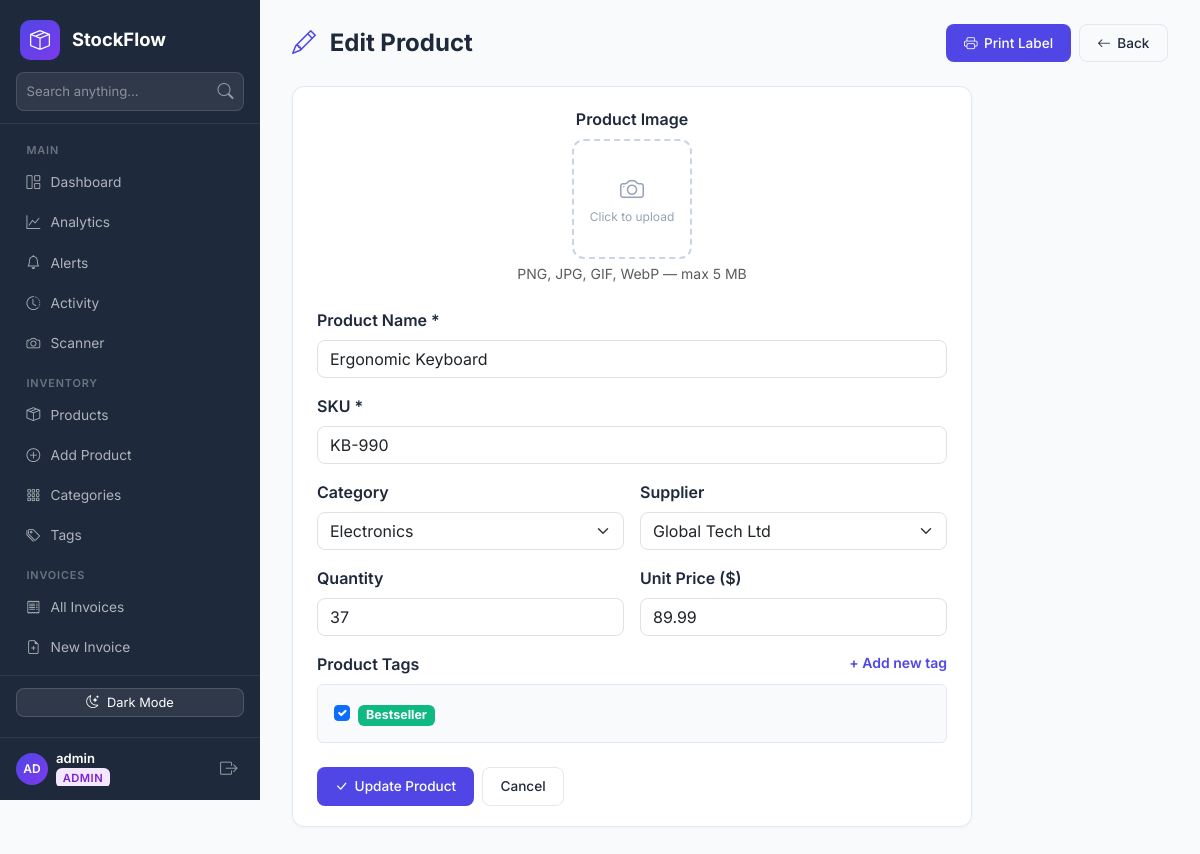
/product/1/edit (signed in), run on the app's committed database.
### app.py (models this page shows, shortened)
class User(db.Model, UserMixin):
    __tablename__ = "user"
    id            = db.Column(db.Integer, primary_key=True)
    username      = db.Column(db.String(80), unique=True, nullable=False)
    email         = db.Column(db.String(120), unique=True, nullable=False)
    password_hash = db.Column(db.String(255), nullable=False)
    role          = db.Column(db.String(20), default='staff')
    created_at    = db.Column(db.DateTime, default=datetime.utcnow)
    is_active     = db.Column(db.Boolean, default=True)
    @property
    def initials(self):
        parts = self.username.strip().split()
        if len(parts) >= 2:
            return (parts[0][0] + parts[1][0]).upper()
        return self.username[:2].upper() if self.username else '?'

class Product(db.Model):
    __tablename__ = "product"
    id          = db.Column(db.Integer, primary_key=True)
    name        = db.Column(db.String(120), nullable=False)
    sku         = db.Column(db.String(80),  unique=True, nullable=False)
    quantity    = db.Column(db.Integer, default=0)
    price       = db.Column(db.Float, nullable=False)
    image       = db.Column(db.String(200), nullable=True)
    category_id = db.Column(db.Integer, db.ForeignKey('category.id'), nullable=True)
    supplier_id = db.Column(db.Integer, db.ForeignKey('supplier.id'), nullable=True)
    tags        = db.relationship('Tag', secondary=product_tags, backref=db.backref('products', lazy='dynamic'))
    @property
    def image_url(self):
        if self.image:
            return url_for('static', filename=f'uploads/{self.image}')
        return None

class Category(db.Model):
    __tablename__ = "category"
    id       = db.Column(db.Integer, primary_key=True)
    name     = db.Column(db.String(100), nullable=False)
    color    = db.Column(db.String(20), default='#4f46e5')
    icon     = db.Column(db.String(50), default='bi-tag')
    products = db.relationship('Product', backref='category', lazy=True)

class Supplier(db.Model):
    __tablename__ = "supplier"
    id              = db.Column(db.Integer, primary_key=True)
    name            = db.Column(db.String(120), nullable=False)
    email           = db.Column(db.String(120), nullable=True)
    phone           = db.Column(db.String(40),  nullable=True)
    address         = db.Column(db.Text, nullable=True)
    notes           = db.Column(db.Text, nullable=True)
    created_at      = db.Column(db.DateTime, default=datetime.utcnow)
    products        = db.relationship('Product', backref='supplier', lazy=True)
    purchase_orders = db.relationship('PurchaseOrder', backref='supplier', lazy=True, cascade="all, delete-orphan")

class Tag(db.Model):
    __tablename__ = "tag"
    id    = db.Column(db.Integer, primary_key=True)
    name  = db.Column(db.String(50), unique=True, nullable=False)
    color = db.Column(db.String(20), default='#6366f1')

### app.py (the view, shortened to what this page needs)
@app.route('/product/<int:pid>/edit', methods=['GET', 'POST'])
@require_permission('edit')
def product_edit(pid):
    product    = Product.query.get_or_404(pid)
    categories = Category.query.order_by(Category.name).all()
    suppliers  = Supplier.query.order_by(Supplier.name).all()
    all_tags   = Tag.query.order_by(Tag.name).all()
    return render_template('product_form.html', product=product,
                           categories=categories, suppliers=suppliers, all_tags=all_tags)

### templates/product_form.html (shortened to what this page needs)
{% extends "base.html" %}
{% block content %}
<div class="sf-topbar">
    <h1>
        <i class="bi bi-{{ 'pencil' if product else 'plus-circle' }} me-2" style="color:var(--sf-primary)"></i>
        {{ "Edit Product" if product else "New Product" }}
    </h1>
    <div class="d-flex gap-2">
        {% if product %}
        <button type="button" class="btn-sf primary" data-bs-toggle="modal" data-bs-target="#labelModal">
            <i class="bi bi-printer"></i> Print Label
        </button>
        {% endif %}
        <a href="{{ url_for('index') }}" class="btn-sf outline"><i class="bi bi-arrow-left"></i> Back</a>
    </div>
</div>
<div class="sf-card" style="max-width:680px;">
    <form method="POST" enctype="multipart/form-data">
        <div class="mb-4 text-center">
            <label class="form-label fw-semibold d-block">Product Image</label>
            <div class="img-preview-wrap mx-auto" onclick="document.getElementById('imageInput').click()">
                {% if product and product.image_url %}
                    <img src="{{ product.image_url }}" id="imgPreview" alt="Product image">
                {% else %}
                    <div class="placeholder-text" id="imgPlaceholder">
                        <i class="bi bi-camera" style="font-size:1.5rem;"></i><br>
                        Click to upload
                    </div>
                {% endif %}
            </div>
            <small class="text-muted d-block mt-1">PNG, JPG, GIF, WebP — max 5 MB</small>
        </div>
        <div class="mb-3">
            <label class="form-label fw-semibold">Product Name *</label>
            <input type="text" name="name" class="form-control" style="border-radius:8px;" required
                   value="{{ product.name if product else '' }}" placeholder="e.g. Wireless Mouse">
        </div>
        <div class="mb-3">
            <label class="form-label fw-semibold">SKU *</label>
            <input type="text" name="sku" class="form-control" style="border-radius:8px;" required
                   value="{{ product.sku if product else '' }}" placeholder="e.g. WM-001">
        </div>
        <div class="row g-3 mb-3">
            <div class="col-md-6">
                <label class="form-label fw-semibold">Category</label>
                <select name="category_id" class="form-select" style="border-radius:8px;">
                    {% for c in categories %}
                    <option value="{{ c.id }}" {% if product and product.category_id == c.id %}selected{% endif %}>
                        {{ c.name }}
                    </option>
                    {% endfor %}
                </select>
            </div>
            <div class="col-md-6">
                <label class="form-label fw-semibold">Supplier</label>
                <select name="supplier_id" class="form-select" style="border-radius:8px;">
                    {% for s in suppliers %}
                    <option value="{{ s.id }}" {% if product and product.supplier_id == s.id %}selected{% endif %}>
                        {{ s.name }}
                    </option>
                    {% endfor %}
                </select>
            </div>
        </div>
        <div class="row g-3 mb-3">
            <div class="col-6">
                <label class="form-label fw-semibold">Quantity</label>
                <input type="number" name="quantity" min="0" class="form-control" style="border-radius:8px;"
                       value="{{ product.quantity if product else 0 }}">
            </div>
            <div class="col-6">
                <label class="form-label fw-semibold">Unit Price ($)</label>
                <input type="number" name="price" min="0" step="0.01" class="form-control" style="border-radius:8px;"
                       value="{{ product.price if product else '' }}" placeholder="0.00" required>
            </div>
        </div>
        <div class="mb-4">
            <label class="form-label fw-semibold d-flex justify-content-between">
                <span>Product Tags</span>
                <a href="{{ url_for('tag_create') }}" target="_blank" class="small text-decoration-none" style="color:var(--sf-primary);">+ Add new tag</a>
            </label>
            {% if all_tags %}
            <div class="d-flex flex-wrap gap-2 p-3 rounded" style="background:var(--sf-bg); border:1px solid var(--sf-border);">
                {% for tag in all_tags %}
                <div class="form-check form-check-inline m-0">
                    <input class="form-check-input" type="checkbox" name="tag_ids" value="{{ tag.id }}" id="tag_{{ tag.id }}"
                           {% if product and tag in product.tags %}checked{% endif %}>
                    <label class="form-check-label d-inline-flex align-items-center gap-1" for="tag_{{ tag.id }}">
                        <span class="badge" style="background-color:{{ tag.color }}; color:#fff; font-size:.78rem;">
                            {{ tag.name }}
                        </span>
                    </label>
                </div>
                {% endfor %}
            </div>
            {% else %}
            <div class="text-muted small">No tags created yet. <a href="{{ url_for('tag_create') }}">Create your first tag</a>.</div>
            {% endif %}
        </div>
        <div class="d-flex gap-2">
            <button type="submit" class="btn-sf primary"><i class="bi bi-check-lg"></i> {{ "Update Product" if product else "Create Product" }}</button>
            <a href="{{ url_for('index') }}" class="btn-sf outline">Cancel</a>
        </div>
    </form>
</div>
{% endblock %}

### templates/base.html (shortened to what this page needs)
<!DOCTYPE html>
<html lang="en">
<head>
    <link href="https://cdn.jsdelivr.net/npm/bootstrap@5.3.2/dist/css/bootstrap.min.css" rel="stylesheet">
    <link rel="stylesheet" href="https://cdn.jsdelivr.net/npm/bootstrap-icons@1.11.2/font/bootstrap-icons.min.css">
</head>
<body>
    <nav class="sf-sidebar" id="sidebar">
        <div class="brand">
            <div class="brand-icon"><i class="bi bi-box-seam"></i></div>
            <span class="brand-text">StockFlow</span>
        </div>
        <div class="sf-sidebar-search">
            <form action="{{ url_for('search') }}" method="GET">
                <div class="input-group">
                    <input type="text" name="q" class="form-control" placeholder="Search anything..." value="{{ request.args.get('q', '') }}">
                    <button type="submit" class="btn"><i class="bi bi-search"></i></button>
                </div>
            </form>
        </div>
        <div class="nav-section">
            <div class="nav-label">Main</div>
            <a href="{{ url_for('index') }}" class="nav-link {% if request.endpoint == 'index' and not request.args.get('tag') %}active{% endif %}">
                <i class="bi bi-grid-1x2"></i> Dashboard
            </a>
            <a href="{{ url_for('analytics') }}" class="nav-link {% if request.endpoint == 'analytics' %}active{% endif %}">
                <i class="bi bi-graph-up"></i> Analytics
            </a>
            <a href="{{ url_for('alerts') }}" class="nav-link {% if request.endpoint == 'alerts' %}active{% endif %}">
                <i class="bi bi-bell"></i> Alerts
            </a>
            <a href="{{ url_for('activity_log') }}" class="nav-link {% if request.endpoint == 'activity_log' %}active{% endif %}">
                <i class="bi bi-clock-history"></i> Activity
            </a>
            <a href="{{ url_for('scanner') }}" class="nav-link {% if request.endpoint == 'scanner' %}active{% endif %}">
                <i class="bi bi-camera"></i> Scanner
            </a>
            <div class="nav-label">Inventory</div>
            <a href="{{ url_for('index') }}" class="nav-link {% if request.endpoint == 'index' %}active{% endif %}">
                <i class="bi bi-box-seam"></i> Products
            </a>
            <a href="{{ url_for('product_create') }}" class="nav-link {% if request.endpoint == 'product_create' %}active{% endif %}">
                <i class="bi bi-plus-circle"></i> Add Product
            </a>
            <a href="{{ url_for('category_list') }}" class="nav-link {% if request.endpoint in ['category_list', 'category_create', 'category_edit'] %}active{% endif %}">
                <i class="bi bi-grid-3x3-gap"></i> Categories
            </a>
            <a href="{{ url_for('tag_list') }}" class="nav-link {% if request.endpoint in ['tag_list', 'tag_create', 'tag_edit'] %}active{% endif %}">
                <i class="bi bi-tags"></i> Tags
            </a>
            <div class="nav-label">Invoices</div>
            <a href="{{ url_for('invoice_list') }}" class="nav-link {% if request.endpoint == 'invoice_list' %}active{% endif %}">
                <i class="bi bi-receipt"></i> All Invoices
            </a>
            <a href="{{ url_for('invoice_create') }}" class="nav-link {% if request.endpoint == 'invoice_create' %}active{% endif %}">
                <i class="bi bi-file-earmark-plus"></i> New Invoice
            </a>
            <a href="{{ url_for('return_list') }}" class="nav-link {% if request.endpoint in ['return_list', 'invoice_return_create'] %}active{% endif %}">
            </a>
        </div>
        <div class="sf-sidebar-footer" style="padding:0.75rem 1rem;">
            <button type="button" class="btn btn-sm w-100 d-flex align-items-center justify-content-center gap-2 mb-2" id="darkModeBtn" onclick="toggleDarkMode()" style="background:rgba(255,255,255,0.08);color:#fff;border:1px solid rgba(255,255,255,0.15);border-radius:8px;font-size:0.8rem;">
                <i class="bi bi-moon-stars" id="darkModeIcon"></i> <span id="darkModeText">Dark Mode</span>
            </button>
        </div>
        {% if current_user.is_authenticated %}
        <div class="user-footer-card">
            <div class="d-flex align-items-center gap-2 overflow-hidden">
                <div class="avatar sm blue">{{ current_user.initials }}</div>
                <div style="line-height:1.2; overflow:hidden;">
                    <div style="color:#fff; font-weight:600; font-size:.82rem; white-space:nowrap; text-overflow:ellipsis; overflow:hidden;">
                        {{ current_user.username }}
                    </div>
                    <span class="badge-role {{ current_user.role }}">{{ current_user.role }}</span>
                </div>
            </div>
            <a href="{{ url_for('logout') }}" title="Logout" style="color:rgba(255,255,255,.5); font-size:1.1rem; padding:.2rem .4rem; text-decoration:none;" onmouseover="this.style.color='#ef4444'" onmouseout="this.style.color='rgba(255,255,255,.5)'">
                <i class="bi bi-box-arrow-right"></i>
            </a>
        </div>
        {% endif %}
    </nav>
    <div class="sf-main">
        {% block content %}{% endblock %}
    </div>
</body>
</html>

### data on the page
User: initials "AD", username "admin", role "ADMIN"
Product: name "Ergonomic Keyboard", sku "KB-990", category_id "Electronics", supplier_id "Global Tech Ltd", quantity "37", price "89.99"
Tag: name "Bestseller"

### other printed values
{{ "Edit Product" if product else "New Product" }} "Edit Product"
{{ "Update Product" if product else "Create Product" }} "Update Product"
